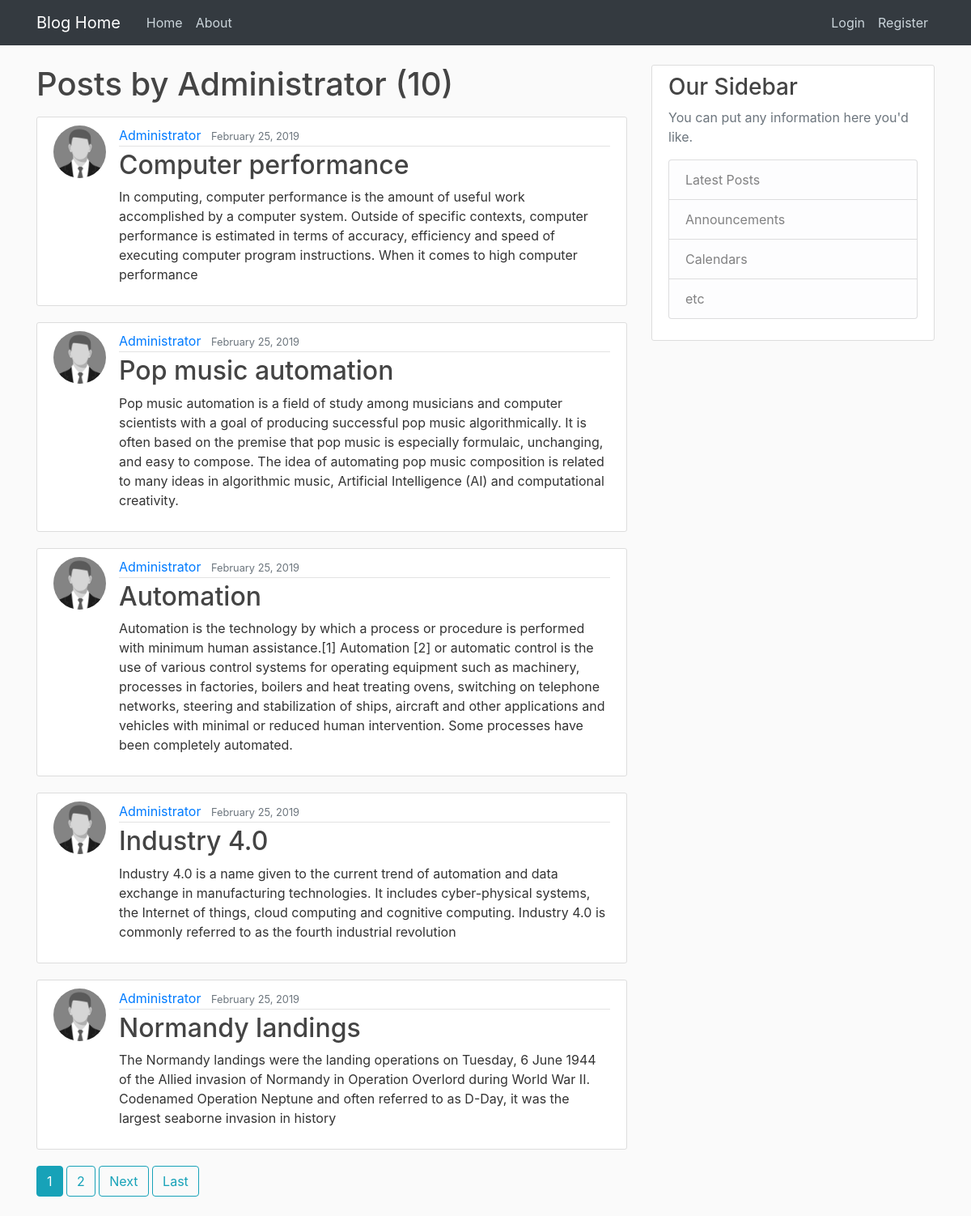
The app's page /user/Administrator with its own data.
### blog/models.py (models this page shows, shortened)
class Post(models.Model):
    title = models.CharField(max_length=100)
    content = models.TextField()
    date_posted = models.DateTimeField(default=timezone.now)
    author = models.ForeignKey(User, on_delete=models.CASCADE)

### users/models.py (models this page shows, shortened)
class Profile(models.Model):
    user = models.OneToOneField(User, on_delete=models.CASCADE)
    image = models.ImageField(default='default.jpg', upload_to='profile_pics')

### blog/views.py (the view)
# urls.py: path('user/<str:username>', UserPostListView.as_view(), name='user-posts'),
class UserPostListView(ListView):
    model = Post
    template_name = 'blog/user_posts.html'  # <app>/<model>_<viewtype>.html
    context_object_name = 'posts'
    paginate_by = 5
    def get_queryset(self):
        user = get_object_or_404(User, username=self.kwargs.get('username'))
        return Post.objects.filter(author=user).order_by('-date_posted')

### blog/templates/blog/user_posts.html (shortened to what this page needs)
{% extends "blog/base.html" %}
{% block content %}
    <h1 class="mb-3">Posts by {{ view.kwargs.username }} ({{ page_obj.paginator.count }})</h1>
    {% for post in posts %}
        <article class="media content-section">
          <img class="rounded-circle article-img" src="{{ post.author.profile.image.url }}">
          <div class="media-body">
            <div class="article-metadata">
              <a class="mr-2" href="{% url 'user-posts' post.author.username %}">{{ post.author }}</a>
              <small class="text-muted">{{ post.date_posted|date:"F d, Y" }}</small>
            </div>
            <h2><a class="article-title" href="{% url 'post-detail' post.id %}">{{ post.title }}</a></h2>
            <p class="article-content">{{ post.content }}</p>
          </div>
        </article>
    {% endfor %}
    {% if is_paginated %}
      {% for num in page_obj.paginator.page_range %}
        {% if page_obj.number == num %}
          <a class="btn btn-info mb-4" href="?page={{ num }}">{{ num }}</a>
        {% elif num > page_obj.number|add:'-3' and num < page_obj.number|add:'3' %}
          <a class="btn btn-outline-info mb-4" href="?page={{ num }}">{{ num }}</a>
        {% endif %}
      {% endfor %}
      {% if page_obj.has_next %}
        <a class="btn btn-outline-info mb-4" href="?page={{ page_obj.next_page_number }}">Next</a>
        <a class="btn btn-outline-info mb-4" href="?page={{ page_obj.paginator.num_pages }}">Last</a>
      {% endif %}
    {% endif %}
{% endblock content %}

### blog/static/blog/main.css (style rules this page uses)
body { background: #fafafa; color: #333333; margin-top: 5rem; }
h1, h2, h3, h4, h5, h6 { color: #444444; }
.content-section { background: #ffffff; padding: 10px 20px; border: 1px solid #dddddd; border-radius: 3px; margin-bottom: 20px; }
.article-title { color: #444444; }
.article-content { white-space: pre-line; }
.article-img { height: 65px; width: 65px; margin-right: 16px; }
.article-metadata { padding-bottom: 1px; margin-bottom: 4px; border-bottom: 1px solid #e3e3e3 }

### records on screen
Post: author.profile.image (placeholder picture), author "Administrator", date_posted "February 25, 2019", title "Computer performance", content "In computing, computer performance is the amount of useful work accomplished by a computer system. Outside of specific contexts, computer performance is estimated in terms of accuracy, efficiency and speed of executing computer program instructions. When it comes to high computer performance"
Post: author.profile.image (placeholder picture), author "Administrator", date_posted "February 25, 2019", title "Pop music automation", content "Pop music automation is a field of study among musicians and computer scientists with a goal of producing successful pop music algorithmically. It is often based on the premise that pop music is especially formulaic, unchanging, and easy to compose. The idea of automating pop music composition is related to many ideas in algorithmic music, Artificial Intelligence (AI) and computational creativity."
Post: author.profile.image (placeholder picture), author "Administrator", date_posted "February 25, 2019", title "Automation", content "Automation is the technology by which a process or procedure is performed with minimum human assistance.[1] Automation [2] or automatic control is the use of various control systems for operating equipment such as machinery, processes in factories, boilers and heat treating ovens, switching on telephone networks, steering and stabilization of ships, aircraft and other applications and vehicles with minimal or reduced human intervention. Some processes have been completely automated."
Post: author.profile.image (placeholder picture), author "Administrator", date_posted "February 25, 2019", title "Industry 4.0", content "Industry 4.0 is a name given to the current trend of automation and data exchange in manufacturing technologies. It includes cyber-physical systems, the Internet of things, cloud computing and cognitive computing. Industry 4.0 is commonly referred to as the fourth industrial revolution"
Post: author.profile.image (placeholder picture), author "Administrator", date_posted "February 25, 2019", title "Normandy landings", content "The Normandy landings were the landing operations on Tuesday, 6 June 1944 of the Allied invasion of Normandy in Operation Overlord during World War II. Codenamed Operation Neptune and often referred to as D-Day, it was the largest seaborne invasion in history"

### other values on screen
{{ view.kwargs.username }} "Administrator"
{{ page_obj.paginator.count }} "10"
{{ num }} "1"
{{ num }} "2"
